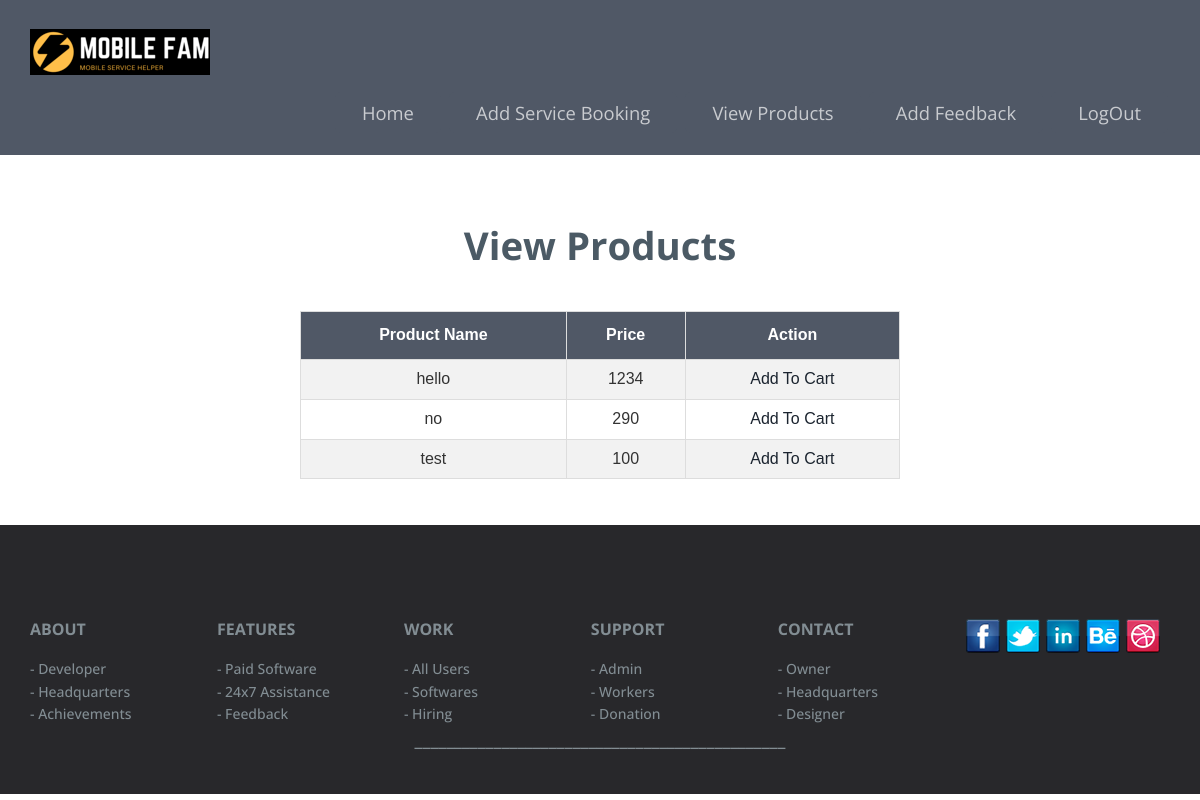
The page /view_product.php on the database its author committed.
### tables this page shows
CREATE TABLE IF NOT EXISTS `stock` (
  `stockid` int(11) NOT NULL AUTO_INCREMENT,
  `pname` varchar(60) NOT NULL,
  `price` varchar(80) NOT NULL,
  `stock` varchar(89) NOT NULL,
  `sid` int(11) NOT NULL,
  `oid` int(11) NOT NULL,
  PRIMARY KEY (`stockid`)
);

### view_product.php (the view, shortened to what this page needs)
<?php
include("connection.php");
include('oheader.php');
?>
<div class="contact-mian">
    <h3>View Products</h3>
    <table id="customers">
        <tr>
            <th>
                Product Name
            </th>
            <th>
                Price
            </th>
            <th >
                Action
            </th>
        </tr>
        <?php
        $ret = " SELECT * FROM stock  ";
        $re = mysqli_query($conn, $ret);
        if ($re) {
            while ($data = mysqli_fetch_assoc($re)) {
                $id = $data['stockid'];
                $fid = $data['pname'];
                $question = $data['price'];
        ?>
                <tr>
                    <td>
                        <?php
                        echo $fid;
                        ?>
                    </td>
                    <td>
                        <?php
                        echo $question;
                        ?>
                    </td>
                    <td>
                        <a href="addtocart.php?id=<?php echo $id; ?>">Add To Cart</a>
                        <?php
}
                        ?>
                    </td>
                </tr>
    </table>
</div>
<?php
        } else {
            echo "<script type = \"text/javascript\">
alert(\"Sorry You Dont Have Any Question.\");
</script>";
        }
?>
<?php
include('common_footer.php');
?>

### css/style.css (style rules this page uses)
html, body { font-size: 100%; background: #fff; font-family: 'Open Sans', sans-serif; }
body a { transition: 0.5s all ease; -webkit-transition: 0.5s all ease; -moz-transition: 0.5s all ease; -o-transition: 0.5s all ease; -ms-transition: 0.5s all ease; }
h1,h2,h3,h4,h5,h6 { margin:0; }
.contact-mian { text-align:center; }
.contact-mian h3,.about-main h3,.advn-main h3,.portfolio-top h3,.features-main h3 { font-weight:700; font-size:2.5em; color:#4b5a65; margin:0; text-align:center; }
@media (max-width:1366px) { .contact-mian h3, .about-main h3, .advn-main h3, .portfolio-top h3, .features-main h3,.team-main h3 { font-size: 2.4em; } }

### oheader.php (style rules this page uses)
.contact-mian { padding: 0 300px; text-align: center; }
.contact-mian h3 { margin: 0 0 45px; }
#customers { font-family: Arial, Helvetica, sans-serif; border-collapse: collapse; width: 100%; text-align: center; }
#customers td, #customers th { border: 1px solid #ddd; padding: 8px; text-align: center; }
#customers tr:nth-child(even) { background-color: #f2f2f2; }
#customers th { padding-top: 12px; padding-bottom: 12px; background-color: #505866; color: white; }

### rows shown on the page
stock: pname "hello", price "1234"
stock: pname "no", price "290"
stock: pname "test", price "100"
